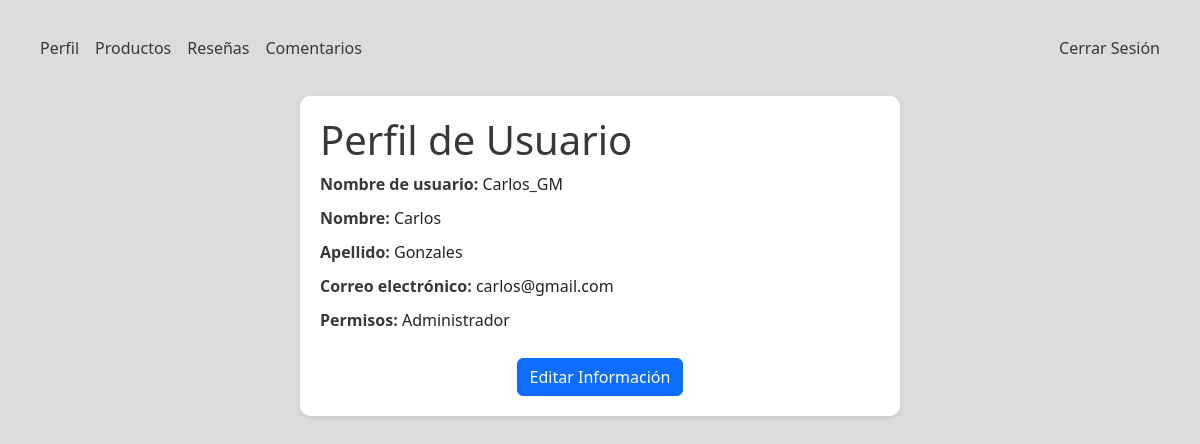
The app's page /app/views/admin/gestionarPerfil/verPerfil.php (signed in) with its own data.
### tables this page shows
CREATE TABLE users(
    user_id INT AUTO_INCREMENT PRIMARY KEY, 
    username VARCHAR(50) NOT NULL UNIQUE,
    first_name VARCHAR(25) NOT NULL,
    last_name VARCHAR (25) NOT NULL,
    pass VARCHAR(255) NOT NULL,
    email VARCHAR (50) NOT NULL,
    permissions BOOL NOT NULL
);

### app/views/admin/gestionarPerfil/verPerfil.php (the view, shortened to what this page needs)
<?php
$con = new Database;
$enlace = $con->getConnection();
$email = $_SESSION['email'];
$query = $enlace->prepare("SELECT * FROM users WHERE email = :email");
$query->bindParam(':email', $email, PDO::PARAM_STR);
if ($query->execute()) {
    $user = $query->fetch(PDO::FETCH_ASSOC);
} else {
    die("Error en la consulta: " . print_r($enlace->errorInfo(), true));
}
?>
<!DOCTYPE html>
<html lang="en">
<head>
    <link href="https://cdn.jsdelivr.net/npm/bootstrap@5.3.3/dist/css/bootstrap.min.css" rel="stylesheet">
</head>
<body>
    <nav class="navbar navbar-expand-lg navbar-light">
        <div class="container-fluid">
            <div class="collapse navbar-collapse" id="navbarNav">
                <ul class="navbar-nav">
                    <li class="nav-item"><a class="nav-link" href="./../gestionarPerfil/verPerfil.php">Perfil</a></li>
                    <li class="nav-item"><a class="nav-link" href="./../gestionarProductos/listasProducto.php">Productos</a></li>
                    <li class="nav-item"><a class="nav-link" href="./../gestionarReseñas/listasReseñas.php">Reseñas</a></li>
                    <li class="nav-item"><a class="nav-link" href="./../gestionarComentarios/listarComentarios.php">Comentarios</a></li>
                </ul>
                <ul class="navbar-nav ms-auto">
                    <li class="nav-item"><a class="nav-link btn btn-custom-danger" href="./../../../controllers/logout.php">Cerrar Sesión</a></li>
                </ul>
            </div>
        </div>
    </nav>
    <div class="profile-container">
        <h1>Perfil de Usuario</h1>
        <div class="profile-info">
            <span class="profile-label">Nombre de usuario:</span> <?php echo htmlspecialchars($user['username']); ?>
        </div>
        <div class="profile-info">
            <span class="profile-label">Nombre:</span> <?php echo htmlspecialchars($user['first_name']); ?>
        </div>
        <div class="profile-info">
            <span class="profile-label">Apellido:</span> <?php echo htmlspecialchars($user['last_name']); ?>
        </div>
        <div class="profile-info">
            <span class="profile-label">Correo electrónico:</span> <?php echo htmlspecialchars($user['email']); ?>
        </div>
        <div class="profile-info">
            <span class="profile-label">Permisos:</span> <?php echo $user['permissions'] ? 'Administrador' : 'Usuario'; ?>
        </div>
        <div class="text-center">
            <a href="./editarPerfil.php" class="btn btn-primary mt-3">Editar Información</a>
        </div>
    </div>
</body>
</html>

### app/views/admin/gestionarPerfil/verPerfil.php (style rules this page uses)
body { background-color: #DDDCDB; margin: 20px; }
.profile-container { max-width: 600px; margin: auto; background: #fff; padding: 20px; border-radius: 10px; box-shadow: 0 2px 5px rgba(0, 0, 0, 0.1); }
h1 { color: #383838; }
.profile-info { margin-bottom: 10px; }
.profile-label { font-weight: bold; color: #383838; }
.navbar { margin-bottom: 20px; }
.navbar-nav .nav-link { color: #383838; }

### records on screen
users: username "Carlos_GM", first_name "Carlos", last_name "Gonzales", email "carlos@gmail.com"
